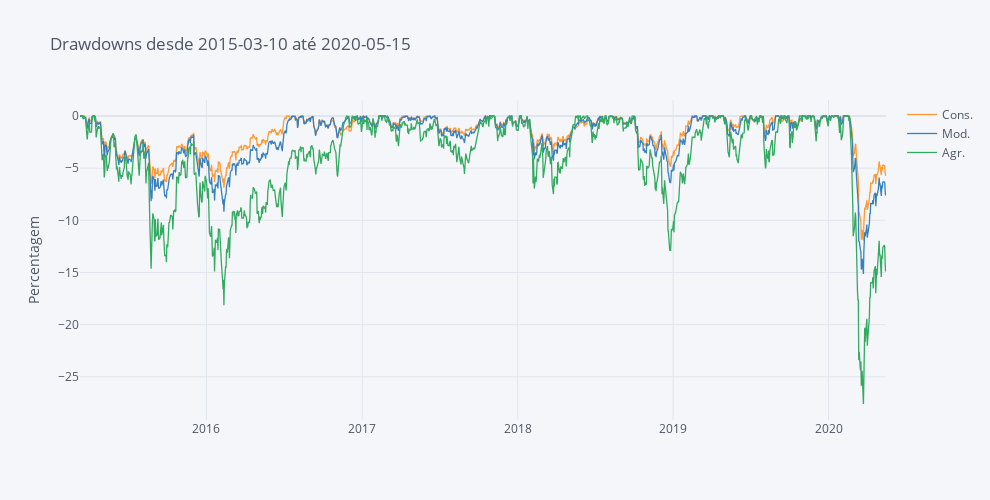

Notebook source saved alongside this figure:
### Code cell
round(fa.compute_drawdowns(portfolios), 2).iplot(dimensions=fa.dimensions, title='Drawdowns desde ' +  Begin + ' até ' + End, yTitle='Percentagem')

### Figure 1 — Plotly figure (JSON) as saved in the notebook; plotly's stock layout.template omitted (floating-point values rounded to 4 significant figures; data arrays with more than 128 entries replaced by an {"elided": "..."} marker saying what was removed)
{"data": [{"line": {"color": "rgba(255, 153, 51, 1.0)", "dash": "solid", "shape": "linear", "width": 1.3}, "mode": "lines", "name": "Cons.", "text": "", "type": "scatter", "x": {"elided": "1357 str values"}, "y": {"elided": "1357 float values"}}, {"line": {"color": "rgba(55, 128, 191, 1.0)", "dash": "solid", "shape": "linear", "width": 1.3}, "mode": "lines", "name": "Mod.", "text": "", "type": "scatter", "x": {"elided": "1357 str values"}, "y": {"elided": "1357 float values"}}, {"line": {"color": "rgba(50, 171, 96, 1.0)", "dash": "solid", "shape": "linear", "width": 1.3}, "mode": "lines", "name": "Agr.", "text": "", "type": "scatter", "x": {"elided": "1357 str values"}, "y": {"elided": "1357 float values"}}], "layout": {"height": 500, "legend": {"bgcolor": "#F5F6F9", "font": {"color": "#4D5663"}}, "paper_bgcolor": "#F5F6F9", "plot_bgcolor": "#F5F6F9", "title": {"font": {"color": "#4D5663"}, "text": "Drawdowns desde 2015-03-10 até 2020-05-15"}, "width": 990, "xaxis": {"autorange": true, "gridcolor": "#E1E5ED", "range": ["2015-03-10", "2020-05-15"], "showgrid": true, "tickfont": {"color": "#4D5663"}, "title": {"font": {"color": "#4D5663"}, "text": ""}, "type": "date", "zerolinecolor": "#E1E5ED"}, "yaxis": {"autorange": true, "gridcolor": "#E1E5ED", "range": [-29.14, 1.534], "showgrid": true, "tickfont": {"color": "#4D5663"}, "title": {"font": {"color": "#4D5663"}, "text": "Percentagem"}, "type": "linear", "zerolinecolor": "#E1E5ED"}}}
